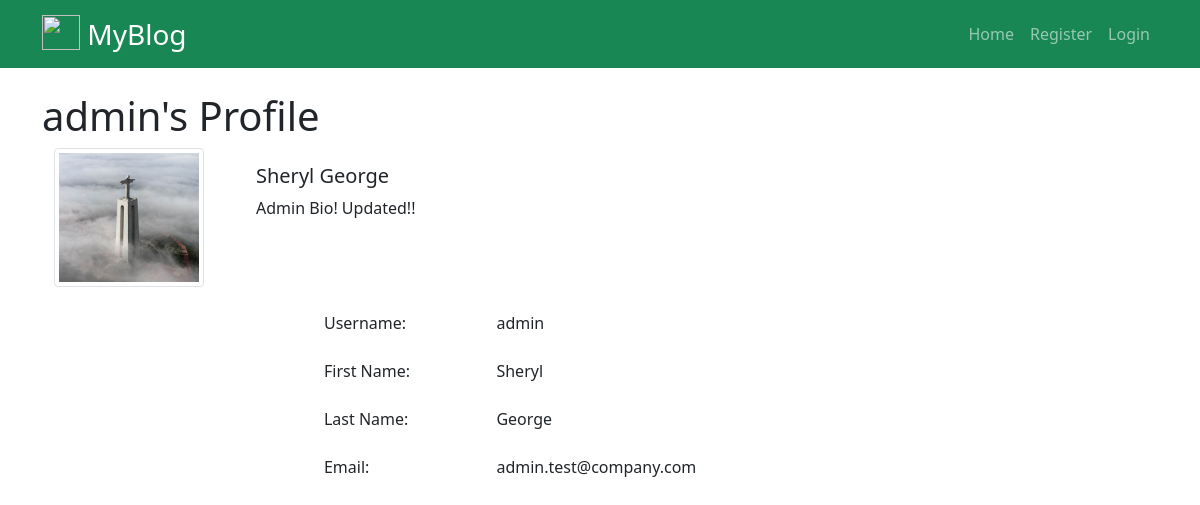
The app's page /users/1/profile/ with its own data.
### blogApp/models.py (models this page shows, shortened)
class Profile(models.Model):
    user = models.OneToOneField(User, null=True, on_delete=models.CASCADE)
    bio = models.TextField()
    profile_pic = models.ImageField(null=True, blank=True, upload_to='uploads')
    def __str__(self):
        return str(self.user)

### users/views.py (the view)
# urls.py: path('<int:pk>/profile/', viewProfile.as_view(), name='profile'),
class viewProfile(DetailView):
    model = Profile
    template_name = 'registration/profile_page.html'
    def get_context_data(self, *args, **kwargs):
        context = super(viewProfile, self).get_context_data(*args, **kwargs)
        current_user = get_object_or_404(Profile, id=self.kwargs['pk'])
        context['current_user'] = current_user
        return context

### templates/registration/profile_page.html (shortened to what this page needs)
{% extends 'blogApp/base.html'%}
{%load static%}
{% block content %}
  <br>
  <h1>{{ current_user }}'s Profile</h1>
  <div class ="container-md"
  <div class="card mb-3">
    <div class="row no-gutters">
        <div class="col-md-2">
          {%if current_user.profile_pic %}
            <img src="{{current_user.profile_pic.url}}" class="img-thumbnail" alt="Profile Image" width="150" height="150">
          {%else%}
            <img src="{%static 'images/profile-img-default.png'%}" alt="Profile Image" width="100" height="100">
          {%endif%}
        </div>
      <div class="col-md-10">
        <div class="card-body">
          <h5 class="card-title">{{ current_user.user.first_name }} {{ current_user.user.last_name }} </h5>
          <p class="card-text">{{current_user.bio}}</p>
        </div>
      </div>
    </div>
  </div>
  </div>
  <div class="container d-flex p-4">
    <div class="row justify-content-md-center">
      <div class="col col-lg-3">
      </div>
      <div class="col">
        <div class="container">
          <div class="row">
            <div class="col-6 col-sm-3">Username: </div>
            <div class="col-6 col-sm-3">{{current_user.user.username}}</div>
            <div class="w-100"></div>
            <br>
            <div class="col-6 col-sm-3">First Name:</div>
            <div class="col-6 col-sm-3">{{current_user.user.first_name}}</div>
            <div class="w-100"></div>
            <br>
            <div class="col-6 col-sm-3">Last Name: </div>
            <div class="col-6 col-sm-3">{{current_user.user.last_name}}</div>
            <div class="w-100"></div>
            <br>
            <div class="col-6 col-sm-3">Email:</div>
            <div class="col-6 col-sm-3">{{current_user.user.email}}</div>
          </div>
        </div>
      </div>
{% endblock %}

### records on screen
Profile: user.username "admin", profile_pic (picture), user.first_name "Sheryl", user.last_name "George", bio "Admin Bio! Updated!!", user.email "admin.test@company.com"
